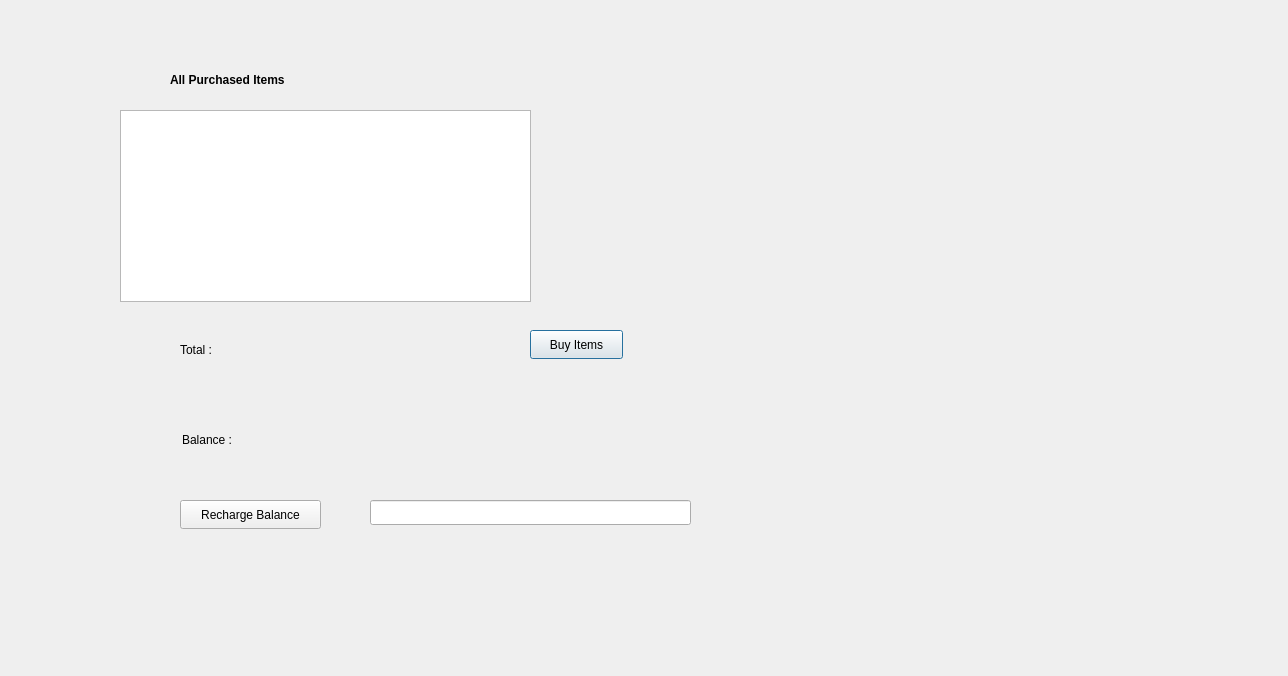
<?xml version="1.0" encoding="UTF-8"?>
<ui version="4.0">
 <class>Window3</class>
 <widget class="QDialog" name="Window3">
  <property name="geometry">
   <rect>
    <x>0</x>
    <y>0</y>
    <width>1288</width>
    <height>676</height>
   </rect>
  </property>
  <property name="font">
   <font>
    <bold>true</bold>
   </font>
  </property>
  <property name="windowTitle">
   <string>Dialog</string>
  </property>
  <widget class="QLabel" name="BalanceL">
   <property name="geometry">
    <rect>
     <x>182</x>
     <y>430</y>
     <width>71</width>
     <height>20</height>
    </rect>
   </property>
   <property name="font">
    <font>
     <bold>false</bold>
    </font>
   </property>
   <property name="text">
    <string>Balance : </string>
   </property>
  </widget>
  <widget class="QLabel" name="Balance">
   <property name="geometry">
    <rect>
     <x>270</x>
     <y>430</y>
     <width>63</width>
     <height>20</height>
    </rect>
   </property>
   <property name="text">
    <string/>
   </property>
  </widget>
  <widget class="QLabel" name="TotalL">
   <property name="geometry">
    <rect>
     <x>180</x>
     <y>340</y>
     <width>63</width>
     <height>20</height>
    </rect>
   </property>
   <property name="font">
    <font>
     <bold>false</bold>
    </font>
   </property>
   <property name="text">
    <string>Total :</string>
   </property>
  </widget>
  <widget class="QLabel" name="Total">
   <property name="geometry">
    <rect>
     <x>240</x>
     <y>340</y>
     <width>63</width>
     <height>20</height>
    </rect>
   </property>
   <property name="text">
    <string/>
   </property>
  </widget>
  <widget class="QLabel" name="Status">
   <property name="geometry">
    <rect>
     <x>140</x>
     <y>379</y>
     <width>631</width>
     <height>41</height>
    </rect>
   </property>
   <property name="font">
    <font>
     <pointsize>10</pointsize>
     <bold>true</bold>
    </font>
   </property>
   <property name="text">
    <string/>
   </property>
  </widget>
  <widget class="QPushButton" name="BuyItem">
   <property name="geometry">
    <rect>
     <x>530</x>
     <y>330</y>
     <width>93</width>
     <height>29</height>
    </rect>
   </property>
   <property name="font">
    <font>
     <bold>false</bold>
    </font>
   </property>
   <property name="text">
    <string>Buy Items</string>
   </property>
  </widget>
  <widget class="QLineEdit" name="RechargeText">
   <property name="geometry">
    <rect>
     <x>370</x>
     <y>500</y>
     <width>321</width>
     <height>25</height>
    </rect>
   </property>
  </widget>
  <widget class="QPushButton" name="RechargeBalance">
   <property name="geometry">
    <rect>
     <x>180</x>
     <y>500</y>
     <width>141</width>
     <height>29</height>
    </rect>
   </property>
   <property name="font">
    <font>
     <bold>false</bold>
    </font>
   </property>
   <property name="text">
    <string>Recharge Balance</string>
   </property>
  </widget>
  <widget class="QLabel" name="PurchItemL">
   <property name="geometry">
    <rect>
     <x>170</x>
     <y>70</y>
     <width>151</width>
     <height>20</height>
    </rect>
   </property>
   <property name="text">
    <string>All Purchased Items</string>
   </property>
  </widget>
  <widget class="QListWidget" name="cartList">
   <property name="geometry">
    <rect>
     <x>120</x>
     <y>110</y>
     <width>411</width>
     <height>192</height>
    </rect>
   </property>
  </widget>
 </widget>
 <resources/>
 <connections/>
</ui>
